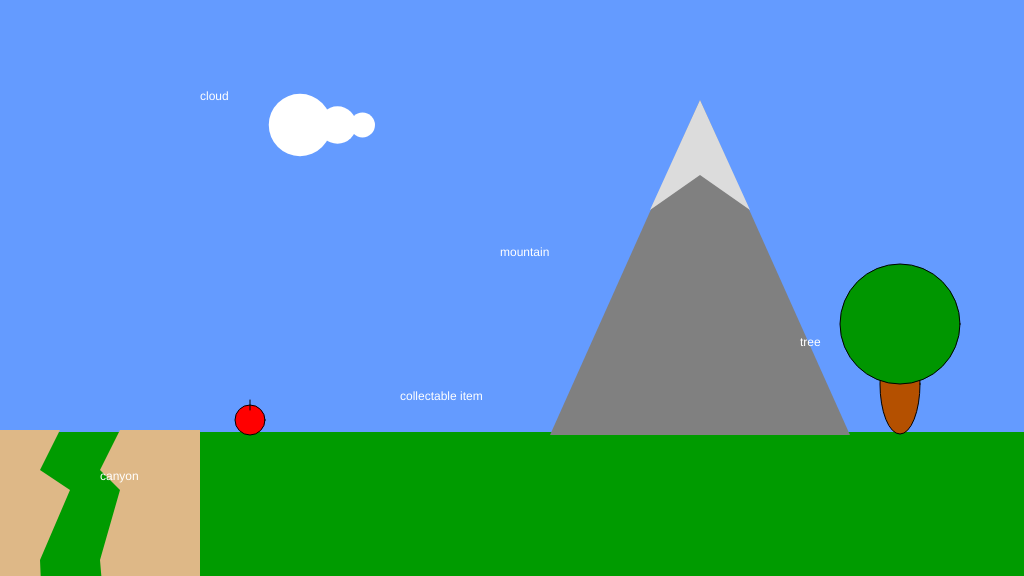
Frame 1 (no input)
Frame 60 (no input): identical to frame 1, image omitted
Frame 120 (the mouse pressed at the canvas centre since frame 60): identical to frame 1, image omitted

The p5.js sketch that drew this single still picture (run headless with seeded random() and noise() and a simulated clock; from frame 60 on, the mouse is pressed at the canvas centre):

// p5.js sketch
// ── sketch.js
/*

The Game Project

1 - Background Scenery

Use p5 drawing functions such as rect, ellipse, line, triangle and
point to draw the scenery as set out in the code comments. The items
should appear next to the text titles.

Each bit of scenery is worth two marks:

0 marks = not a reasonable attempt
1 mark = attempted but it's messy or lacks detail
2 marks = you've used several shape functions to create the scenery

I've given titles and chosen some base colours, but feel free to
imaginatively modify these and interpret the scenery titles loosely to
match your game theme.


WARNING: Do not get too carried away. If you're shape takes more than 5 lines
of code to draw then you've probably over done it.


*/
var cloudx
var cloudscale
var treex
var treey

function setup()
{
	createCanvas(1024, 576);
    cloudx = 300;
    cloudscale = 1.25;
    treex = 900;
    treey = 324;
}

function draw()
{
	background(100, 155, 255); //fill the sky blue

	noStroke();
	fill(0,155,0);
	rect(0, 432, 1024, 144); //draw some green ground

	//1. a cloud in the sky
	//... add your code here
    noStroke();
    fill(255);
    ellipse(cloudx, 125, 50 * cloudscale, 50 * cloudscale);
    ellipse(cloudx + 30 * cloudscale, 125, 30 * cloudscale, 30 * cloudscale);
    ellipse(cloudx + 50 * cloudscale, 125, 20 * cloudscale, 20 * cloudscale);
    
	noStroke();
	fill(255);
	text("cloud", 200, 100);

	//2. a mountain in the distance
	noStroke();
    fill(128, 128, 128);
    triangle(550, 435, 700, 100, 850, 435)
    
    // add snow caps to the mountain
    noStroke();
    fill(220, 220, 220);
    beginShape();
    vertex(700, 100);
    vertex(650, 210);
    vertex(700, 175);
    vertex(750, 210);
    vertex(700, 100);
    endShape();

	noStroke();
	fill(255);
	text("mountain", 500, 256);

	//3. a tree
	//... add your code here
    stroke(0);
    fill(180, 80, 0);
    ellipse(treex, treey + 60, 40, 100);
    fill(0, 150, 0);
    ellipse(treex, treey, 120, 120);
    
	noStroke();
	fill(255);
	text("tree", 800, 346);

	//4. a canyon
	//NB. the canyon should go from ground-level to the bottom of the screen
	//... add your code here
    noStroke();
    fill(222, 184, 135);
    beginShape();
    vertex(0, 430);
    vertex(60, 430);
    vertex(40, 470);
    vertex(70, 490);
    vertex(40, 560)
    vertex(50, 800);
    vertex(0, 800)
    endShape();
    
    beginShape();
    vertex(200, 430);
    vertex(120, 430);
    vertex(100, 470);
    vertex(120, 490);
    vertex(100, 560);
    vertex(120, 800);
    vertex(200, 800);
    endShape();

    noStroke();
    fill(222, 184, 135)
	noStroke();
	fill(255);
	text("canyon", 100, 480);

	//5. a collectable token - eg. a jewel, fruit, coins
	//... add your code here
    stroke(0);
    fill(255, 0 , 0);
    ellipse(250, 420, 30, 30);
    line(250, 410, 250, 400);
	
    noStroke();
	fill(255);
	text("collectable item", 400, 400);
}
